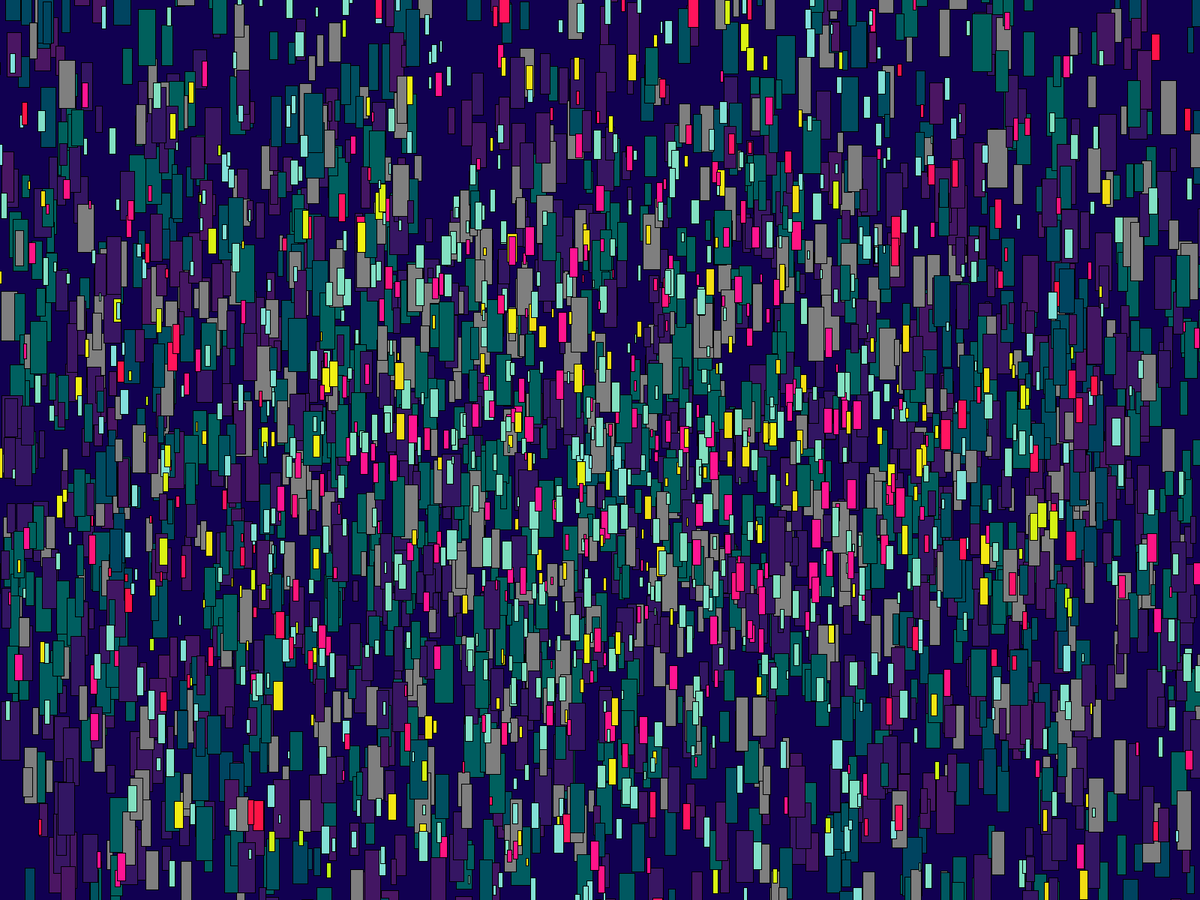
Frame 1 (no input)
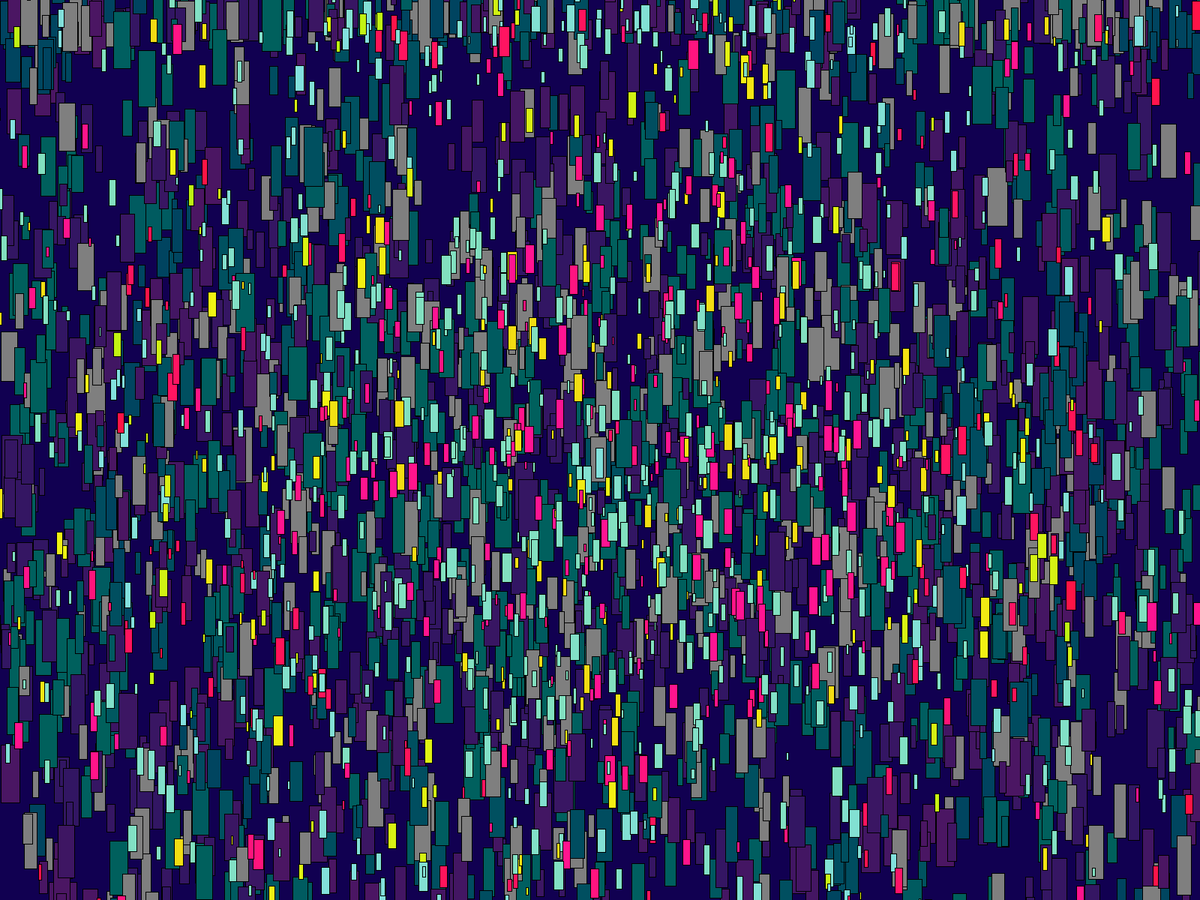
Frame 60 (the mouse pressed at the canvas centre just before this capture)
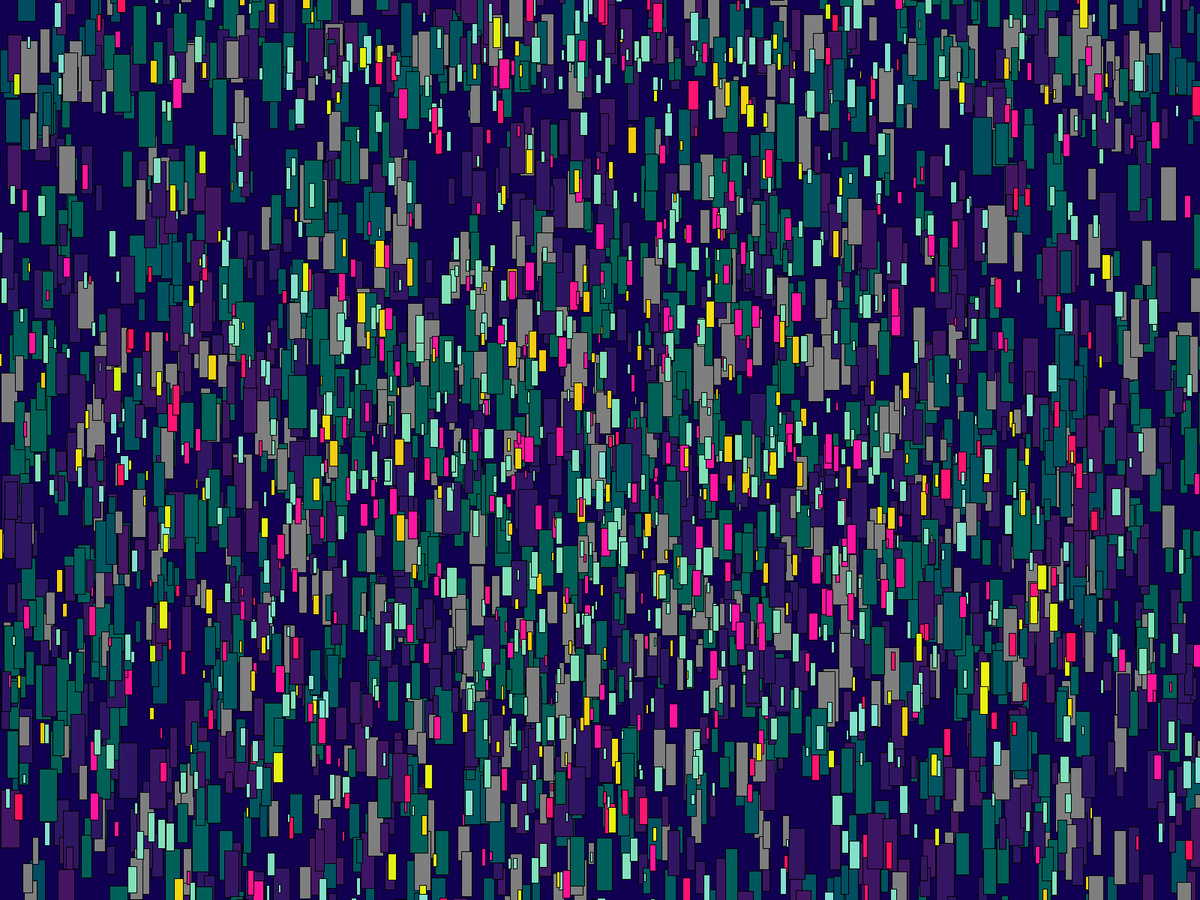
Frame 120 (the mouse held since frame 60 and released just before this capture)

The Processing sketch that drew these frames (run headless with seeded random() and noise(); from frame 60 on, the mouse is pressed at the canvas centre):

// Processing sketch: raining_cars
// ── raining_cars.pde
Car[] foregroundCars;
BackgroundCar[] backgroundCars;
int numForegroundCars = 1500;
int numBackgroundCars = 2500;

void setup() {
  //size(1600, 800);
  fullScreen();
  colorMode(HSB, 360, 100, 100, 1.0);
  
  backgroundCars = new BackgroundCar[numBackgroundCars];
  foregroundCars = new Car[numForegroundCars];
  for (int i = 0; i < numBackgroundCars; i++) {
    float l = random(width/60, width/20);
    float w = l * random(0.2, 0.35);
    backgroundCars[i] = new BackgroundCar(l, w);
  }
  for (int i = 0; i < numForegroundCars; i++) {
    float l = random(width/160, width/40);
    float w = l * random(0.2, 0.35);
    foregroundCars[i] = new Car(l, w);
  }
  
}

void draw() {
  background(253.17, 100, 32, 1.00);
  for (int i = 0; i < backgroundCars.length; i++) {
    backgroundCars[i].move();
    backgroundCars[i].display();
    
    // If car is off the grid, generate a new start position and size and stuff
    if (backgroundCars[i].ypos > height+backgroundCars[i].car_length) { 
      backgroundCars[i].reposition();
    }
  }
  
  for (int i = 0; i < foregroundCars.length; i++) {
    foregroundCars[i].move();
    foregroundCars[i].display();
    
    // If car is off the grid, generate a new start position and size and stuff
    if (foregroundCars[i].ypos > height+foregroundCars[i].car_length) { 
      foregroundCars[i].reposition();
    }
  }
}

// ── Car.pde
// Color pallette: https://applecolors.com/palette/21064-neon-at-night-palette
class Car {
  float hue;
  float saturation;
  float brightness;
  float car_length;
  float car_width;
  float xpos;
  float ypos;
  float speed;
  boolean horizontal;
  
  Car(float car_length, float car_width) { 
    this.setParameters(car_length, car_width); 
  }

  void setParameters(float car_length, float car_width) {
    // Size
    this.car_length = car_length;
    this.car_width = car_width;
    
    this.horizontal = false;

    // Position and speed
    this.xpos = width/2 + (width/3) * randomGaussian();
    this.ypos = height/2 + (height/3) * randomGaussian();    
    this.speed = max(0.1, 0.1 + randomGaussian() * 5/this.car_width);
    
    // Color
    float r = random(0, 1);
    if (r > 0.8) {this.hue = 54; this.saturation = 92; this.brightness = 95;}  // yellow
    else if (r > 0.5) {this.hue = 327.57; this.saturation = 92; this.brightness = 100;}  // light pink
    else {this.hue = 158.94; this.saturation = 42; this.brightness = 88;} // soft green
  }
  
  void move() {
    float dpos = this.speed + 0.001 * dist(this.xpos, this.ypos, width/2, height/2);
    this.ypos = this.ypos + dpos;
  }
  
  void reposition() {this.ypos = -this.car_length;}

  void display() {
    this.fillDistortedColor();
    if (this.horizontal) {rect(this.xpos,this.ypos,this.car_length,this.car_width);} 
    else {rect(this.xpos, this.ypos, this.car_width, this.car_length);}
  }
  
  void fillDistortedColor() {
    double theta = generateNoise(this.xpos, this.ypos) * Math.PI * 3;
    double hue_noise = Math.cos(theta)*10 + Math.cos(frameCount/100)*10;
    double hue_distorted = this.hue + hue_noise;
    color c = color((float)hue_distorted, this.saturation, this.brightness);
    fill(c);
  }
  
  double generateNoise(float x, float y) {
    float z = frameCount / 400;
    float z2 = frameCount / 2000;
    float noiseX = 0.01 * (dist(this.xpos, this.ypos, width/2, height/2) + z2); 
    float noiseY = 0.01 * (dist(this.xpos, this.ypos, width/2, height/2) + z2); 
    return noise(noiseX, noiseY, z);
  }
}  // end Car class


class BackgroundCar extends Car {
  BackgroundCar(float car_length, float car_width) {
    super(car_length, car_width);
    this.setParameters(car_length, car_width);
  }
  
  void setParameters(float car_length, float car_width) {
    // Size
    this.car_length = car_length;
    this.car_width = car_width;
    
    this.horizontal = false;

    // Position and speed
    this.ypos = height/2 + (height/3) * randomGaussian();
    this.xpos = random(0, width);
    
    this.speed = max(0.1, 0.1 + randomGaussian() * 5/this.car_width);
    
    // Color
    float r = random(0, 1);
    if (r > 0.60) {this.hue = 177.53; this.saturation = 100; this.brightness = 76;}  // green
    else if (r > 0.20) {this.hue = 261.57; this.saturation = 77; this.brightness = 78;}  // blue
    else {this.hue = 0; this.saturation = 0; this.brightness = 100;}  // white
    {this.brightness /= 2;}    
  }
}
